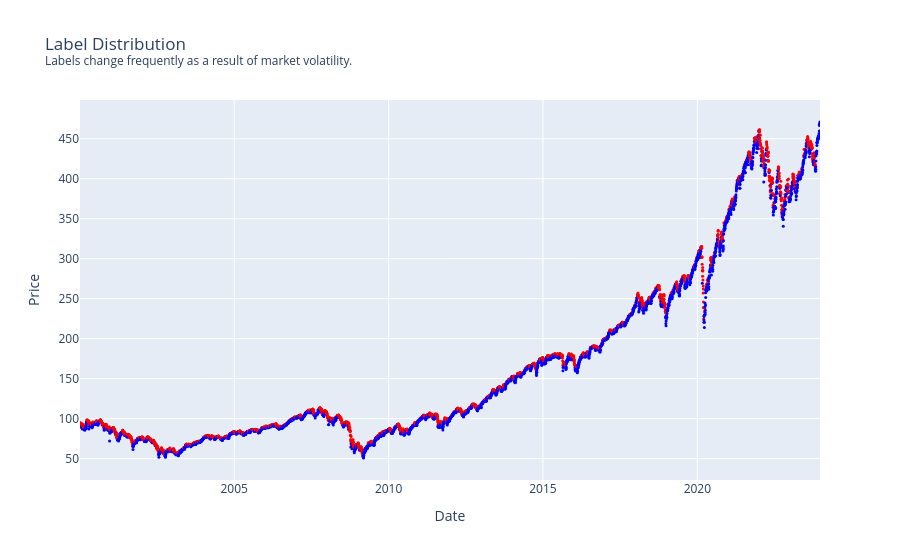

Write notebook code for a chart like this one.
### Markdown cell above
# Introduction
This notebook illustrates how applying various pre-processing techniques to factors values can impact the accuracy of a machine learning model. The model used here is a random forest from the `lightgbm` Python package.

# Part 1: Get Raw Data
Gather some raw data so you can train and test the model. Start with the producing the label, which is 1 if the future weekly return for SPY market index from open to open is positive, otherwise it's 0.

### Code cell
import plotly.graph_objects as go

# Create a QuantBook.
qb = QuantBook()
# Add the asset.
symbol = qb.add_equity("SPY", Resolution.DAILY).symbol
# Get the asset history.
history = qb.history(symbol, datetime(2000, 1, 1), datetime(2024, 1, 1))
# Calculate the labels.
label = history.loc[symbol]['open'].pct_change(5).shift(-5).dropna().apply(
    lambda x: int(x > 0)
)
# Show the result.
go.Figure(
    go.Scatter(
        x=label.index, y=history.loc[symbol]['open'], mode='markers', 
        marker=dict(
            color=['blue' if x else 'red' for x in label.values], size=3
        )
    ),
    dict(
        title="Label Distribution<br><sup>Labels change frequently "
            + "as a result of market volatility.</sup>", 
        xaxis_title="Date", yaxis_title="Price", 
        xaxis={'range': [label.index[0], label.index[-1]]}
    )
).show()
print(label)
print(label.value_counts())

### Figure 1 — Plotly figure (JSON) as saved in the notebook; plotly's stock layout.template omitted (floating-point values rounded to 4 significant figures; data arrays with more than 128 entries replaced by an {"elided": "..."} marker saying what was removed)
{"data": [{"marker": {"color": {"elided": "6032 str values"}, "size": 3}, "mode": "markers", "type": "scatter", "x": {"elided": "6032 str values"}, "y": {"elided": "6037 float values"}}], "layout": {"autosize": true, "title": {"text": "Label Distribution<br><sup>Labels change frequently as a result of market volatility.</sup>"}, "xaxis": {"range": ["2000-01-03T16:00:00", "2023-12-21T16:00:00"], "title": {"text": "Date"}, "type": "date"}, "yaxis": {"autorange": true, "range": [18.4, 503.3], "title": {"text": "Price"}, "type": "linear"}}}
